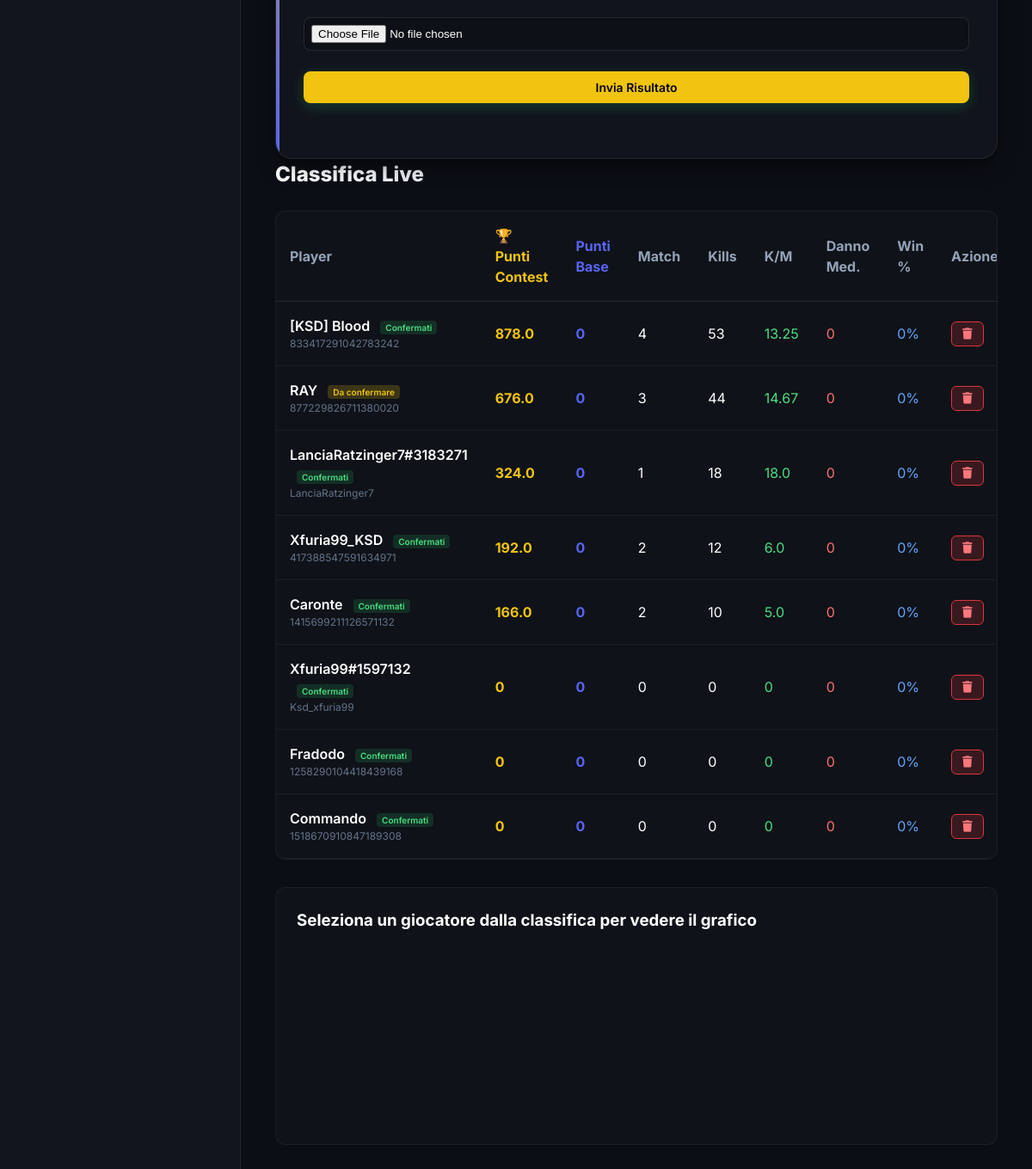
Before: / (lower part) with the older database file.
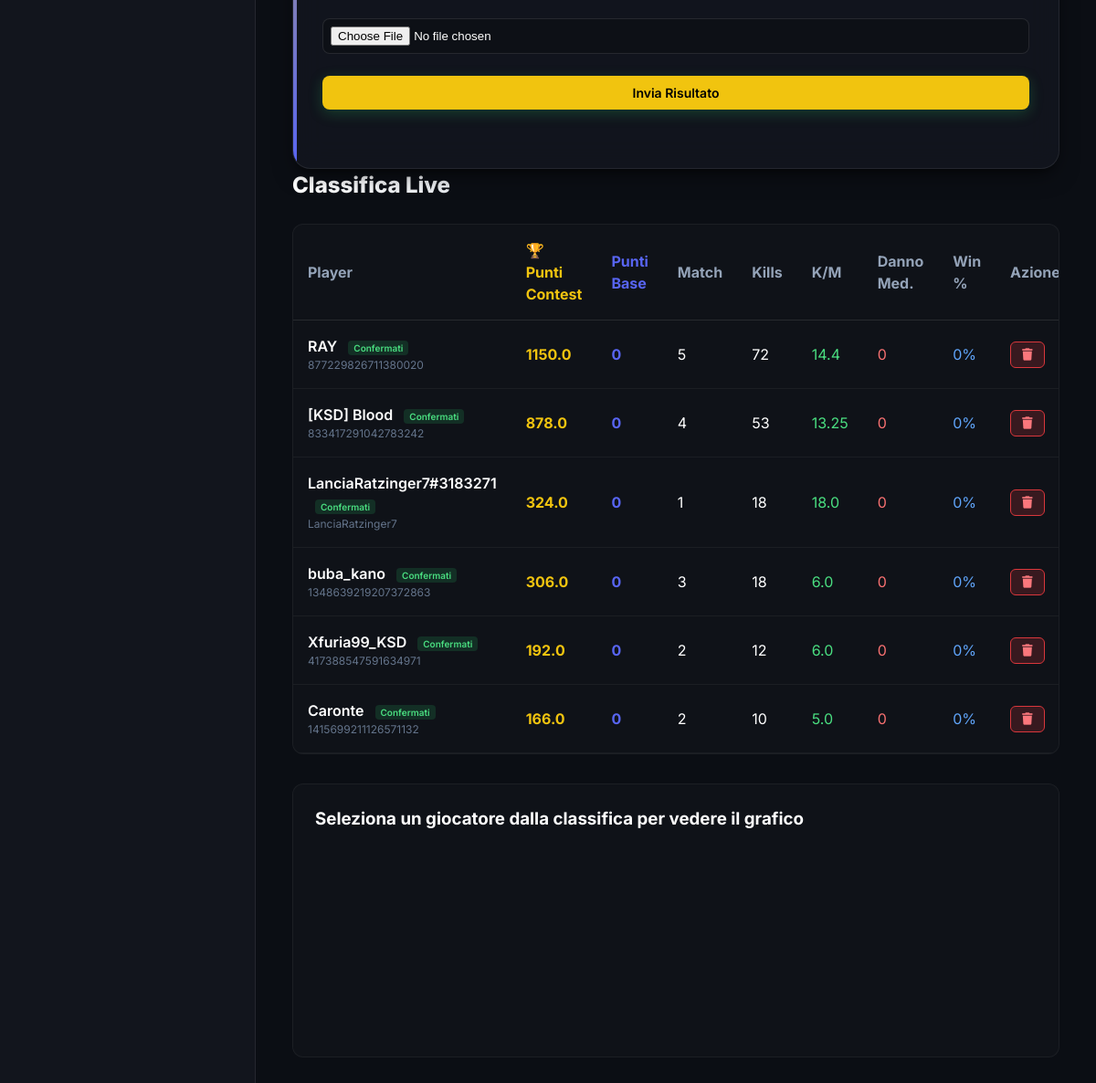
After: the same page with the newer database file.
### tables this page shows
CREATE TABLE players (
            discord_id TEXT PRIMARY KEY,
            activision_id TEXT NOT NULL,
            points INTEGER DEFAULT 0,
            matches_played INTEGER DEFAULT 0,
            total_kills INTEGER DEFAULT 0,
            total_damage INTEGER DEFAULT 0,
            wins INTEGER DEFAULT 0
        , contest_points REAL DEFAULT 0);

### web/app.py (the view)
@app.get("/", response_class=HTMLResponse)
async def read_root(request: Request, error: str = None, success: str = None):
    players = database.get_all_players()
    for p in players:
        mp = p.get('matches_played', 0)
        p['kd_ratio'] = round(p.get('total_kills', 0) / mp, 2) if mp > 0 else 0
        p['avg_damage'] = round(p.get('total_damage', 0) / mp) if mp > 0 else 0
        p['win_rate'] = f"{round((p.get('wins', 0) / mp) * 100)}%" if mp > 0 else "0%"
    bounties = database.get_active_bounties()
    return templates.TemplateResponse(request=request, name="index.html", context={"players": players, "bounties": bounties, "error": error, "success": success})

### web/templates/index.html (shortened to what this page needs)
<!DOCTYPE html>
<html lang="it">
<head>
  <link rel="stylesheet" href="https://cdnjs.cloudflare.com/ajax/libs/font-awesome/6.4.0/css/all.min.css">
  <link rel="stylesheet" href="/static/style.css">
</head>
<body>
  <div id="app">
    <nav class="sidebar">
      <div class="sidebar-menu">
      </div>
    </nav>
    <main class="main-content">
      <div class="content-wrapper">
        <div class="contest-card">
          <div style="display: flex; gap: 24px; flex-wrap: wrap; margin-bottom: 32px;">
                <input type="file" name="screenshot" accept="image/*" required style="background: rgba(0,0,0,0.2); border: 1px solid rgba(255,255,255,0.1); padding: 8px; border-radius: 8px; color: white; width: 100%;">
                <button type="submit" class="btn btn-primary" style="width: 100%; justify-content: center; background-color: var(--accent-gold); color: black;">Invia Risultato</button>
            </div>
          </div>
          <div class="card-header" id="sec-classifica">
            <h1 class="card-title">Classifica Live</h1>
          </div>
          <div style="overflow-x: auto; margin-bottom: 32px; background: rgba(255,255,255,0.02); border-radius: 12px; border: 1px solid rgba(255,255,255,0.05);">
            <table style="width: 100%; border-collapse: collapse; text-align: left;">
              <thead>
                <tr style="border-bottom: 1px solid rgba(255,255,255,0.1);">
                  <th style="padding: 16px; color: var(--text-secondary);">Player</th>
                  <th style="padding: 16px; color: var(--accent-gold);">🏆 Punti Contest</th>
                  <th style="padding: 16px; color: var(--accent-blue);">Punti Base</th>
                  <th style="padding: 16px; color: var(--text-secondary);">Match</th>
                  <th style="padding: 16px; color: var(--text-secondary);">Kills</th>
                  <th style="padding: 16px; color: var(--text-secondary);">K/M</th>
                  <th style="padding: 16px; color: var(--text-secondary);">Danno Med.</th>
                  <th style="padding: 16px; color: var(--text-secondary);">Win %</th>
                  <th style="padding: 16px; color: var(--text-secondary);">Azione</th>
                </tr>
              </thead>
              <tbody>
                {% for p in players %}
                <tr style="border-bottom: 1px solid rgba(255,255,255,0.05); transition: 0.2s; cursor: pointer;" onclick="loadPlayerChart('{{ p.discord_id }}', '{{ p.activision_id }}')">
                  <td style="padding: 16px;">
                    <div style="font-weight: 600; color: white;">
                      {{ p.activision_id }}
                      {% if p.has_pending %}
                        <span style="font-size: 10px; background: rgba(241, 196, 15, 0.2); color: var(--accent-gold); padding: 2px 6px; border-radius: 4px; margin-left: 8px;">Da confermare</span>
                      {% else %}
                        <span style="font-size: 10px; background: rgba(35, 165, 89, 0.2); color: #4ade80; padding: 2px 6px; border-radius: 4px; margin-left: 8px;">Confermati</span>
                      {% endif %}
                    </div>
                    <div style="font-size: 12px; color: var(--text-muted);">{{ p.discord_id }}</div>
                  </td>
                  <td style="padding: 16px; font-weight: bold; color: var(--accent-gold);">{{ p.contest_points or 0 }}</td>
                  <td style="padding: 16px; font-weight: bold; color: var(--accent-blue);">{{ p.points }}</td>
                  <td style="padding: 16px;">{{ p.matches_played }}</td>
                  <td style="padding: 16px;">{{ p.total_kills }}</td>
                  <td style="padding: 16px; color: #4ade80;">{{ p.kd_ratio }}</td>
                  <td style="padding: 16px; color: #f87171;">{{ p.avg_damage }}</td>
                  <td style="padding: 16px; color: #60a5fa;">{{ p.win_rate }}</td>
                  <td style="padding: 16px;" onclick="event.stopPropagation()">
                    <button onclick="promptDeletePlayer('{{ p.discord_id }}', '{{ p.activision_id }}')" style="background: rgba(218, 55, 60, 0.2); border: 1px solid var(--accent-red); color: #FA777C; padding: 6px 12px; border-radius: 6px; cursor: pointer; transition: 0.2s;">
                      <i class="fa-solid fa-trash"></i>
                    </button>
                  </td>
                </tr>
                {% else %}
                <tr>
                  <td colspan="5" style="padding: 24px; text-align: center; color: var(--text-muted);">Nessun giocatore registrato.</td>
                </tr>
                {% endfor %}
              </tbody>
            </table>
          </div>
          <div class="chart-container" id="sec-stats" style="margin-top: 32px; padding: 24px; background: rgba(255,255,255,0.02); border-radius: 12px; border: 1px solid rgba(255,255,255,0.05);">
            <h3 style="color: white; margin-bottom: 16px;" id="chartTitle">Seleziona un giocatore dalla classifica per vedere il grafico</h3>
          </div>
        </div>
      </div>
</body>
</html>

### web/static/style.css (style rules this page uses)
:root { --bg-main: #0B0E14; --bg-sidebar: #12151D; --bg-card: rgba(22, 26, 36, 0.6); --bg-card-hover: rgba(30, 35, 48, 0.8); --border-color: rgba(255, 255, 255, 0.08); --text-primary: #ffffff; --text-secondary: #94A3B8; --text-muted: #64748B; --accent-blue: #5865F2; --accent-blue-hover: #4752C4; --accent-green: #23A559; --accent-green-hover: #1E8F4C; --accent-red: #DA373C; --accent-gold: #F1C40F; --accent-purple: #9b59b6; --shadow-sm: 0 4px 6px -1px rgba(0, 0, 0, 0.3), 0 2px 4px -1px rgba(0, 0, 0, 0.2); --shadow-lg: 0 10px 25px -5px rgba(0, 0, 0, 0.5), 0 8px 10px -6px rgba(0, 0, 0, 0.4); --shadow-glow: 0 0 20px rgba(88, 101, 242, 0.2); --transition: all 0.3s cubic-bezier(0.25, 0.8, 0.25, 1); }
* { box-sizing: border-box; margin: 0; padding: 0; }
body { font-family: 'Inter', sans-serif; background-color: var(--bg-main); color: var(--text-primary); line-height: 1.5; -webkit-font-smoothing: antialiased; overflow: hidden; }
#app { display: flex; height: 100vh; width: 100vw; }
.sidebar { width: 280px; background-color: var(--bg-sidebar); border-right: 1px solid var(--border-color); display: flex; flex-direction: column; transition: var(--transition); z-index: 10; }
.sidebar-menu { padding: 16px; display: flex; flex-direction: column; gap: 8px; flex: 1; overflow-y: auto; }
.main-content { flex: 1; display: flex; flex-direction: column; position: relative; overflow-y: auto; background: radial-gradient(circle at top right, rgba(88, 101, 242, 0.05), transparent 400px); }
.content-wrapper { padding: 40px; max-width: 1000px; margin: 0 auto; width: 100%; }
.contest-card { background: var(--bg-card); backdrop-filter: blur(16px); border: 1px solid var(--border-color); border-radius: 20px; padding: 32px; box-shadow: var(--shadow-lg); position: relative; overflow: hidden; animation: slideUp 0.5s ease-out forwards; }
.contest-card::before { content: ''; position: absolute; top: 0; left: 0; width: 4px; height: 100%; background: linear-gradient(to bottom, var(--accent-gold), var(--accent-blue)); }
.card-header { margin-bottom: 24px; }
.card-title { font-size: 24px; font-weight: 800; margin-bottom: 8px; background: linear-gradient(to right, #fff, #94A3B8); -webkit-background-clip: text; -webkit-text-fill-color: transparent; }
.btn { display: flex; align-items: center; gap: 8px; padding: 10px 20px; border-radius: 8px; font-size: 14px; font-weight: 600; cursor: pointer; border: none; color: white; transition: var(--transition); font-family: 'Inter', sans-serif; }
.btn-primary { background-color: var(--accent-green); box-shadow: 0 4px 15px rgba(35, 165, 89, 0.3); }
.chart-container { margin-top: 32px; padding: 24px; background: rgba(255,255,255,0.02); border-radius: 12px; border: 1px solid rgba(255,255,255,0.05); height: 300px; }

Changed rows visible on the page:
removed players: activision_id "Xfuria99#1597132", shows "Confermati", discord_id "Ksd_xfuria99", contest_points "0", points "0", matches_played "0", total_kills "0", kd_ratio "0", avg_damage "0", win_rate "0%"
removed players: activision_id "Fradodo", shows "Confermati", discord_id "1258290104418439168", contest_points "0", points "0", matches_played "0", total_kills "0", kd_ratio "0", avg_damage "0", win_rate "0%"
removed players: activision_id "Commando", shows "Confermati", discord_id "1518670910847189308", contest_points "0", points "0", matches_played "0", total_kills "0", kd_ratio "0", avg_damage "0", win_rate "0%"
changed players "RAY": contest_points "676.0" → "1150.0"; matches_played "3" → "5"; total_kills "44" → "72"; kd_ratio "14.67" → "14.4"; text "Da confermare" → "Confermati"; moves up the list
added players: activision_id "buba_kano", shows "Confermati", discord_id "1348639219207372863", contest_points "306.0", points "0", matches_played "3", total_kills "18", kd_ratio "6.0", avg_damage "0", win_rate "0%"
